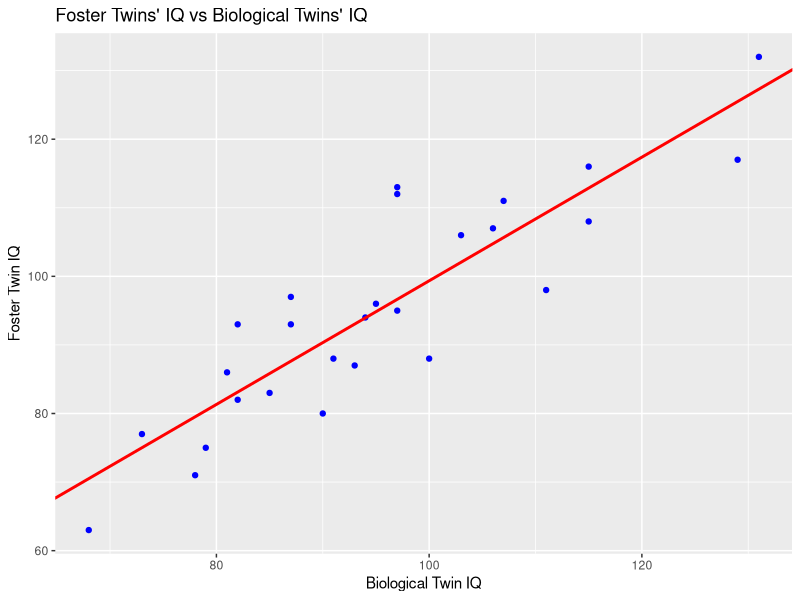
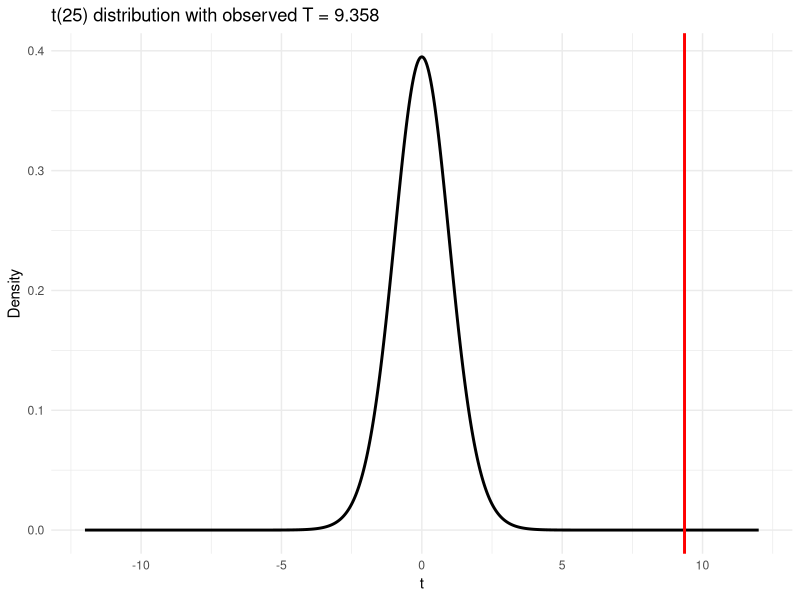

Write R code to recreate these figures, in order.
# ---- 0. Setup and load libraries, if any ----

# Set the working directory
if(!require("rstudioapi")) install.packages("rstudioapi")
setwd(dirname(getSourceEditorContext()$path))

# Load libraries
library(ggplot2)

# ---- 1. Use lm to summarize the linear regression on the twins data

twins <- read.table("twins.txt", header = T, sep = "\t")

# fit the simple linear regression
fit <- lm(fosterIQ ~ bioIQ, data = twins)

# ---- 2. Visualize the data and the fitted regression line

b0 = coef(fit)["(Intercept)"]
b1 = coef(fit)["bioIQ"]

# Or, equivalently: 
b0 = coef(fit)[1]
b1 = coef(fit)[2]

p1 = ggplot(twins, aes(x = bioIQ, y = fosterIQ)) +
  geom_point(color = "blue") +
  geom_abline(slope = b1, intercept = b0, color = "red", linewidth = 1) +
  labs(title = "Foster Twins' IQ vs Biological Twins' IQ",
       x = "Biological Twin IQ",
       y = "Foster Twin IQ")
print(p1) 

# ---- 3. Display the summary output
summary_twins <- summary(fit)
print(summary_twins)

# -----------------------------------------------------------------
# ---- 4. Re-calculate the p-value and compare to the summary

SE_b1 <- summary_twins$coefficients[2,2]
dof_b1 <- summary_twins$df[2]

T = b1/SE_b1
print(T)

# H0: beta1=0
# HA: beta1!=0
pval = 2*(1-pt(abs(T),dof_b1))
print(pval)

# ---- 5. Compute one-sided hypothesis tests
# HA: beta1>0
# for a positive slope (probability in the upper tail):
pval_onesided_positive = 1 - pt(T,dof_b1)

# HA: beta1<0
# for a negative slope (probability in the lower tail):
pval_onesided_negative = pt(T,dof_b1)

# Plot the T distribution and the observed T
x <- seq(-12, 12, length.out = 1000)
y <- dt(x, df = dof_b1)
df_t <- data.frame(x = x, y = y)

p2 <- ggplot(df_t, aes(x = x, y = y)) +
  geom_line(color = "black", linewidth = 1) +
  geom_vline(xintercept = T, color = "red", linewidth = 1) +
  labs(title = paste0("t(", dof_b1, ") distribution with observed T = ", round(T, 3)),
       x = "t", y = "Density") +
  theme_minimal()
print(p2)

# ---- 6. Do a hypothesis test with a nonzero null value
# H0: beta1=0.8
# HA: beta1>0.8

# T = b1-beta0/SE_b1
Tnew = (b1-0.8)/SE_b1
print(Tnew)

pval_nonzero_null = 1 - pt(Tnew,dof_b1)
